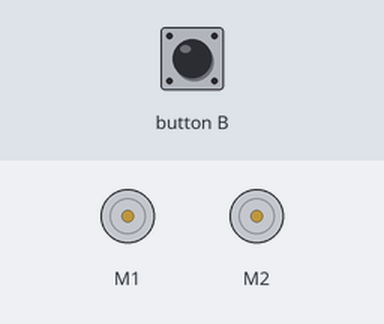
This program was run on a simulated BBC micro:bit (MakeCode). On the bench: 2 × DC motor (green arrow = forward, orange = backward, longer = faster). The test bench sets the inputs (shaded band).

Above: at 1.2 s.
1.3 s: button B pressed for 0.15 s
At 2.2 s:
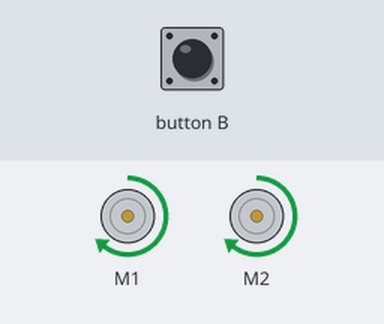
Timing chart, 0 to 4.3 s (numbered marks = the images above; inputs shaded):
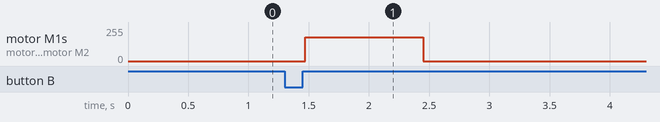

The program:

main.ts
```typescript
input.onButtonPressed(Button.B, function () {
    Kitronik_Move_Motor.motorOn(Kitronik_Move_Motor.Motors.MotorLeft, Kitronik_Move_Motor.MotorDirection.Forward, 70)
    Kitronik_Move_Motor.motorOn(Kitronik_Move_Motor.Motors.MotorRight, Kitronik_Move_Motor.MotorDirection.Forward, 70)
    basic.pause(1000)
    Kitronik_Move_Motor.stop()
})
basic.forever(function () {

})
```

test.ts
```typescript
// les tests vont ici ; cela ne sera pas compilé si ce paquet est utilisé en tant qu'extension.
```

Measured:
- after the input at 1.3 s, motor M1, motor M2: stopped → forward 178/255 after 0.17 s, → stopped 0.98 s later
